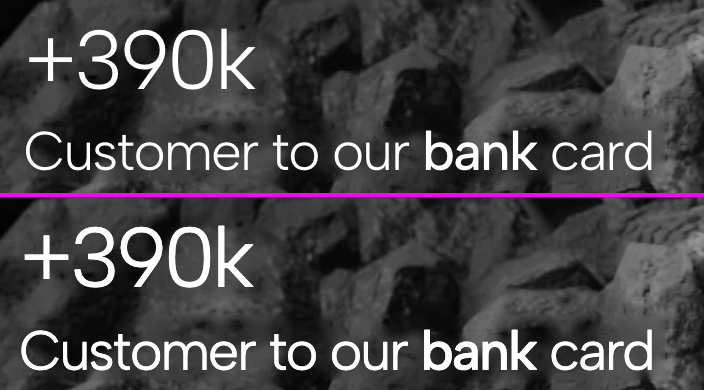
#> input picture artifacts/visual-audit/screen-text/canvas_vs_dom_text.png, 704 x 390 px
$ python fit_blurred_card.py ../../artifacts/visual-audit/screen-text/raster_test.png ../../artifacts/visual-audit/screen-text/canvas_vs_dom_text.png 5 5
#> lines starting #> are read from the running program, lines starting #| are printed output that depends on the picture; after the words box and inside, x2 and y2 are one past the last pixel; in counts of white or black regions, pixels touching at a corner belong together
"""Analysis-by-synthesis pose fit for a heavily blurred hero card (early intro frames).

Renders the rest-frame card template (rotation, uniform scale, centre, Gaussian blur,
opacity) over the white canvas and minimises the squared error against the frame at
1/4 resolution with Nelder-Mead, walking backwards from a SIFT-verified frame.

Usage: fit_blurred_card.py FRAMES_DIR TEMPLATE_RGBA.png START_FRAME END_FRAME cx cy rot scale
"""

import sys

import cv2
import numpy as np
from scipy.optimize import minimize

Q = 4  # downsample factor


def render(tex: np.ndarray, alpha: np.ndarray, p, shape) -> tuple[np.ndarray, np.ndarray]:
    cx, cy, rot, s, sigma, op = p
    h, w = tex.shape[:2]
    M = cv2.getRotationMatrix2D((w / 2, h / 2), -rot, s / Q)
    M[0, 2] += cx / Q - w / 2
    M[1, 2] += cy / Q - h / 2
    out = cv2.warpAffine(tex, M, (shape[1], shape[0]), flags=cv2.INTER_LINEAR, borderValue=(255, 255, 255))
    a = cv2.warpAffine(alpha, M, (shape[1], shape[0]), flags=cv2.INTER_LINEAR, borderValue=0)
    sg = max(sigma / Q, 0.01)
    out = cv2.GaussianBlur(out, (0, 0), sg)
    a = cv2.GaussianBlur(a, (0, 0), sg) * op
    return out, a


def main() -> None:
    d = sys.argv[1]
    rgba = cv2.imread(sys.argv[2], cv2.IMREAD_UNCHANGED).astype(np.float32)
    tex, alpha = rgba[:, :, :3], np.ones(rgba.shape[:2], np.float32)
#> alpha: shape (390, 704) float32; every value is 1
    # rounded-corner alpha (r ~ 18 px at rest) so the silhouette matches
    r = 18
    corner = np.zeros_like(alpha)
    cv2.rectangle(corner, (r, 0), (alpha.shape[1] - r, alpha.shape[0]), 1, -1)
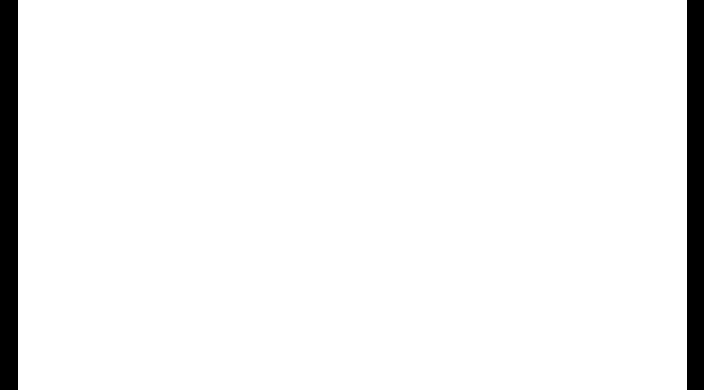
#> corner: shape (390, 704) float32; values 0 (black) and 1 (white), 95% white; 2 black regions, box (x1, y1, x2, y2) and area: (0, 0, 18, 390) 7020, (687, 0, 704, 390) 6630
    cv2.rectangle(corner, (0, r), (alpha.shape[1], alpha.shape[0] - r), 1, -1)
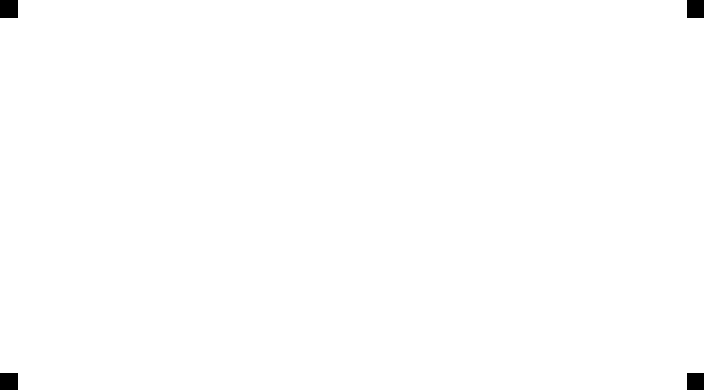
#> corner: shape (390, 704) float32; values 0 (black) and 1 (white), 99.6% white; 4 black regions, box (x1, y1, x2, y2) and area: (0, 0, 18, 18) 324, (687, 0, 704, 18) 306, (0, 373, 18, 390) 306, (687, 373, 704, 390) 289
    for cx_, cy_ in [(r, r), (alpha.shape[1] - r, r), (r, alpha.shape[0] - r), (alpha.shape[1] - r, alpha.shape[0] - r)]:
        cv2.circle(corner, (cx_, cy_), r, 1, -1)
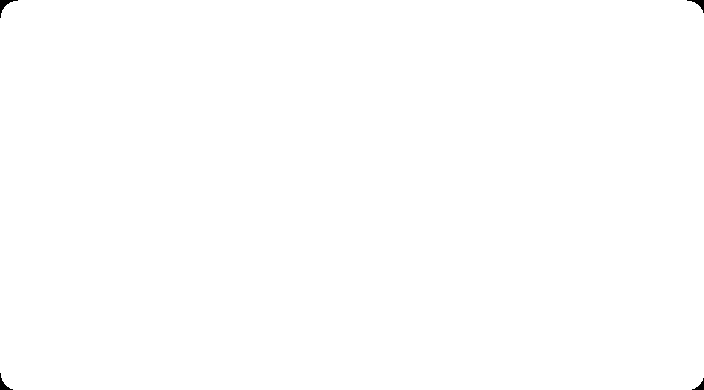
#> corner: shape (390, 704) float32; values 0 (black) and 1 (white), 99.9% white; 4 black regions, box (x1, y1, x2, y2) and area: (0, 0, 18, 18) 90, (687, 0, 704, 13) 72, (0, 373, 13, 390) 72, (692, 378, 704, 390) 55
    alpha = corner
    start, end = int(sys.argv[3]), int(sys.argv[4])
    p = [float(v) for v in sys.argv[5:9]] + [2.0, 1.0]
    step = -1 if end < start else 1
    for n in range(start, end + step, step):
#> (the run stopped early here; a loop or call above may not have finished)

$ run again, on artifacts/visual-audit/screen-text/compare_text.png
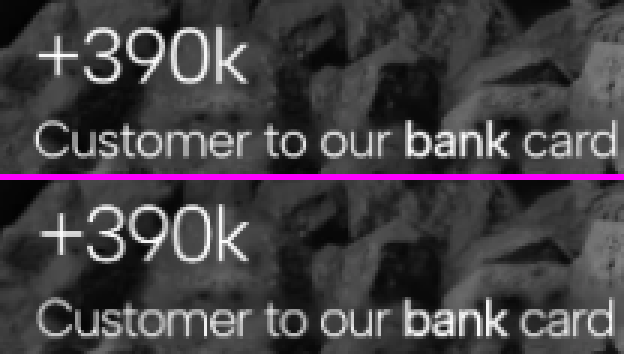
#> input picture artifacts/visual-audit/screen-text/compare_text.png, 624 x 354 px
#> alpha: shape (354, 624) float32; every value is 1
#> in main, `cv2.rectangle(corner, (r, 0), (alpha.shape[1] - r, alpha.shape[0]), 1,..`:
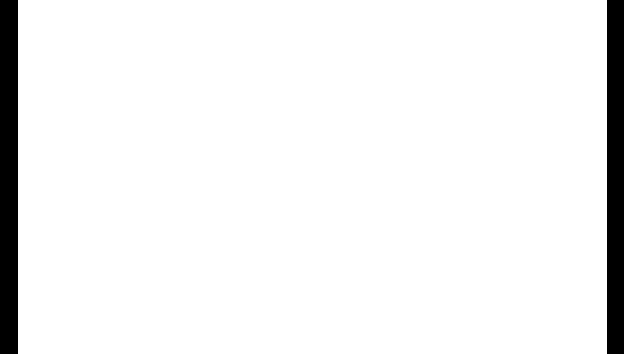
#> corner: shape (354, 624) float32; values 0 (black) and 1 (white), 94.4% white; 2 black regions, box (x1, y1, x2, y2) and area: (0, 0, 18, 354) 6372, (607, 0, 624, 354) 6018
